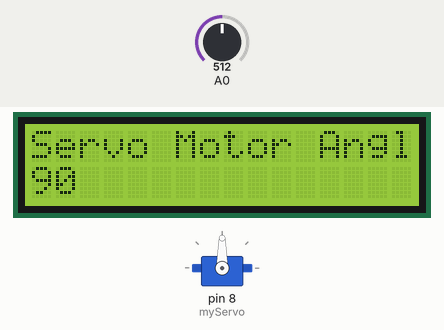
This sketch was run on a simulated Arduino Uno, built with avr-gcc and run on an emulated ATmega328P. Shown: servo, 16×2 character LCD. The test bench sets the inputs (shaded band); at power-on: A0 = 512. What the sketch prints to the serial monitor is not drawn.

Above: at 1.2 s.
1.3 s: A0 set to 716
At 2.4 s:
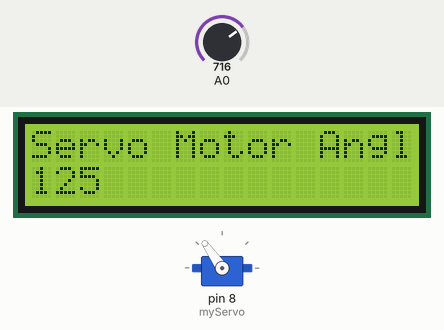
3.1 s: A0 set to 900
At 3.6 s:
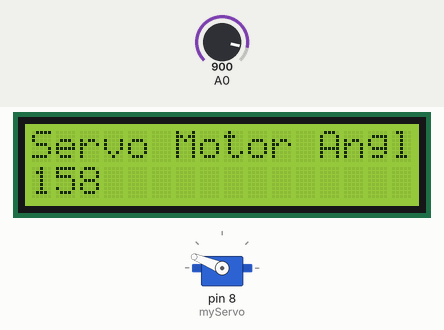
4.7 s: A0 set to 1023
At 5.9 s:
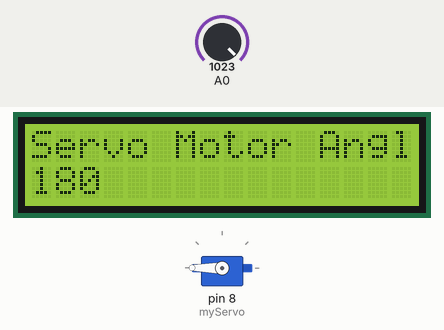
6.2 s: A0 set to 306
At 7.4 s:
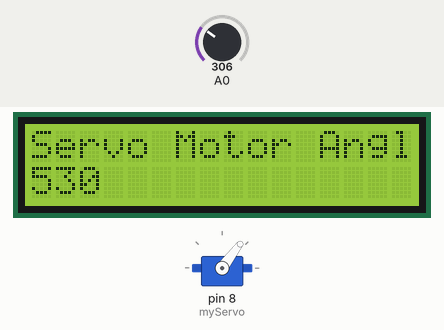
7.8 s: A0 set to 122
At 8.5 s:
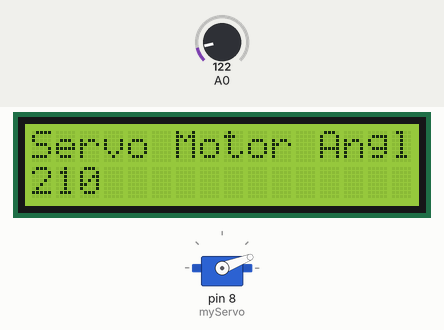
9.4 s: A0 set to 0
At 10.8 s:
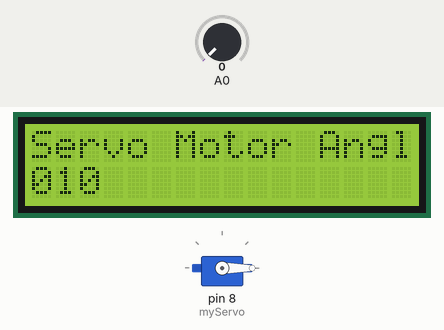
Timing chart, 0 to 11.9 s (numbered marks = the images above; inputs shaded):
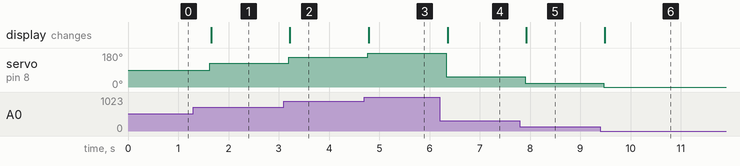

The sketch:

12_LCD_01.ino
```cpp
#include <Servo.h>
#include <LiquidCrystal_I2C.h>

LiquidCrystal_I2C lcd(0x27, 16, 2);
Servo myServo;
int angle = 0;

void setup() {
  Serial.begin(9600);
  myServo.attach(8);
  lcd.init();
  lcd.backlight();
}

void loop() {
  int val = analogRead(A0);
  angle = map(val, 0, 1023, 0, 180);

  myServo.write(angle);

  lcd.home();
  lcd.print("Servo Motor Angle");
  lcd.setCursor(0, 1);
  lcd.print(angle);

  delay(500);

  Serial.print("A0 값: ");
  Serial.print(val);
  Serial.print("  -> 서보 각도: ");
  Serial.println(angle);


}
```

Measured:
- after the input at 1.3 s, servo on pin 8 (myServo): 90° → 125° after 0.33 s; the display: changes after 0.35 s (image 1)
- after the input at 3.1 s, servo on pin 8 (myServo): 125° → 158° after 0.10 s; the display: changes after 0.12 s (image 2)
- after the input at 4.7 s, servo on pin 8 (myServo): 158° → 180° after 0.07 s; the display: changes after 0.09 s (image 3)
- after the input at 6.2 s, servo on pin 8 (myServo): 180° → 53° after 0.14 s; the display: changes after 0.16 s (image 4)
- after the input at 7.8 s, servo on pin 8 (myServo): 53° → 21° after 0.10 s; the display: changes after 0.12 s (image 5)
- after the input at 9.4 s, servo on pin 8 (myServo): 21° → 0° after 0.07 s; the display: changes after 0.09 s (image 6)
